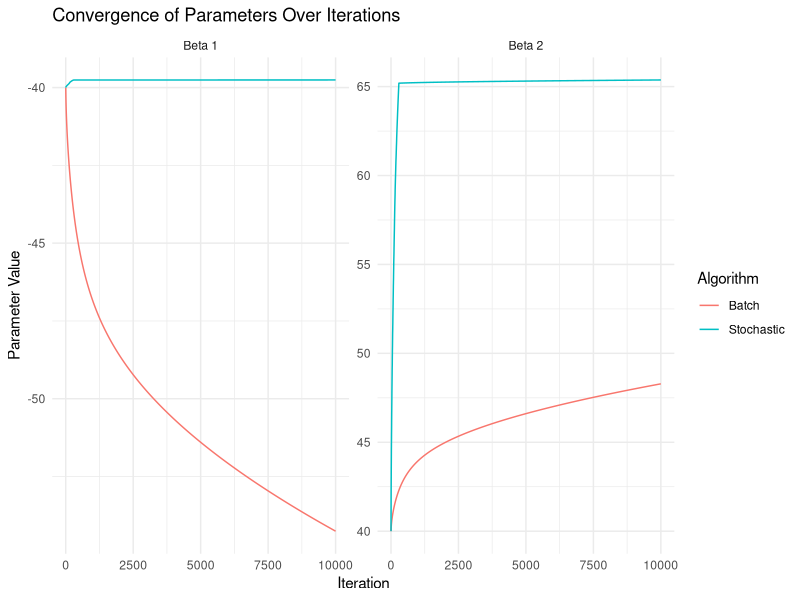

Here is the R script that generated this plot:
## ---- chunk 1
knitr::opts_chunk$set(echo = TRUE)
## ---- chunk 2
x <- c(1.6907, 1.7242, 1.7552, 1.7842, 1.8113, 1.8369, 1.8610, 1.8839)
n1 <- c(6,13,18,28,52,53,61,60)
n0 <- c(59,60,62,56,63,59,62,60) - n1
## ---- chunk 3


## ---- chunk 4


## ---- chunk 5

## ---- chunk 6

## ---- chunk 7
library(ggplot2)
library(tidyr)
library(dplyr)

##data

x <- c(1.6907, 1.7242, 1.7552, 1.7842, 1.8113, 1.8369, 1.8610, 1.8839)
x_scaled <- (x-mean(x))/sd(x)
n1 <- c(6 ,13,18,28,52,53,61,60)
n0 <- c(59,60,62,56,63,59,62,60) - n1

## general

logistic <- function(z) {
  return(ifelse(z >= 0, 
                1 / (1 + exp(-z)), 
                exp(z) / (1 + exp(z))))
}

prob <- function(beta) {
  z <- beta[1] + beta[2]*x_scaled
  return(logistic(z))
}


log_lik <- function(beta) {
  p <- prob(beta)
  return(sum(n1*log(p+eps)+ n0*log(1-p+eps)))
}

## Score

U <- function(beta) {
  U <- matrix(nrow=2, ncol=1)
  p <- prob(beta)
  U[1] <- sum(n1*(1-p)-n0*p)
  U[2] <- sum(x*(n1*(1-p)-n0*p))
  return(U)
}


stoch_U <- function(beta, index) {
  G <- matrix(nrow=2, ncol=1)
  p <- prob(beta)
  w1 <- n1*(1-p)-n0*p
  w2 <- x*(n1*(1-p)-n0*p)
  G[1] <- sum(w1[index])
  G[2] <- sum(w2[index])
  return(G)
}

##Fisher Information

stoch_I <- function(beta, index) {
  com <- matrix(ncol=2, nrow=2)
  p <- prob(beta)
  v1 <- x^2*(n1*(1-p)/(p+eps) - (n0*p)/(1-p+eps))
  v2 <- -x*n1*(1-p)/(p+eps) - n0*p/(1-p+eps)
  v3 <- v2
  v4 <- n1*(1-p)/(p+eps) - n0*p/(1-p+eps)
  com[1,1] <- sum(v1[index])
  com[1,2] <- sum(v2[index])
  com[2,1] <- com[1,2]
  com[2,2] <- sum(v3[index])
  det <- com[1,1]*com[2,2] - com[1,2]^2
  if (abs(det) < 1e-6) {
    warning("Déterminant trop petit, inversion instable")
    det <- diag(2)*1e6
  }
  return(com/(det+eps))
}

I <- function(beta) {
  com <- matrix(ncol=2, nrow=2)
  p <- prob(beta)
  com[1,1] <- sum(x^2*(n1*(1-p)/(p+eps) - (n0*p)/(1-p+eps)))
  com[1,2] <- -sum(x*(n1*(1-p)/(p+eps) - n0*p/(1-p+eps)))
  com[2,1] <- com[1,2]
  com[2,2] <- sum(n1*(1-p)/(p+eps) - n0*p/(1-p+eps))
  det <- (com[1,1]*com[2,2] - com[1,2]^2)
  if (abs(det) < 1e-6) {
    warning("Déterminant trop petit, inversion instable")
    det <- diag(2)*1e6
  }
  return(com/(det+eps))
}

## EMV Algo

EMV_algo <- function(beta, n) {
  ll_old <- log_lik(beta)
  step <- 1
  if (n > 20000) {
    param <- sqrt(lambda/n)
  } else {
    param <- lambda/sqrt(n)
  }
  for (i in 1:10) {
    beta_check <- beta + param*step*(I(beta)%*%U(beta))
    ll_new <- log_lik(beta_check)
    if (all(is.finite(beta_check)) && ll_new >= ll_old) {
      break
    }
    step <- step / 2
  }
  beta_star <- beta_check
  return(beta_star)
}

EMV_algo_stoch <- function(beta, n, index) {
  ll_old <- log_lik(beta)
  step <- 1
  if (n > 20000) {
    param <- sqrt(lambda/n)
  } else {
    param <- lambda/sqrt(n)
  }
  for (i in 1:10) {
    beta_check <- beta + param*step*(stoch_I(beta, index)%*%stoch_U(beta, index))
    ll_new <- log_lik(beta_check)
    if (all(is.finite(beta_check)) && ll_new >= ll_old) {
      break
    }
    step <- step / 2
  }
  beta_star <- beta_check
  return(beta_star)
}

##EMV call

resu_EMV_Batch <- function(beta_H1, beta_H2) {
  for (j in 2:N) {
  resu <- EMV_algo(c(beta_H1[j-1],beta_H2[j-1]),j)
  beta_H1[j] <- resu[1]
  beta_H2[j] <- resu[2]
  
  if (sqrt(sum((resu - c(beta_H1[j-1],beta_H2[j-1]))^2))< nu) {
    message("Convergence atteinte à l'itération ", j)
    break
  }
  }
  return(c(beta_H1, beta_H2))
}

resu_EMV_SG <- function(beta_H1S, beta_H2S) {
  for (j in 2:N) {
  index <- sample(length(x), floor(3*length(x)/4))
  resuS <- EMV_algo_stoch(c(beta_H1S[j-1],beta_H2S[j-1]), j, index)
  beta_H1S[j] <- resuS[1]
  beta_H2S[j] <- resuS[2]
  if (sqrt(sum((resuS - c(beta_H1S[j-1],beta_H2S[j-1]))^2))< nu) {
    message("Convergence atteinte à l'itération ", j)
    break
    }
  }
 return(c(beta_H1S, beta_H2S)) 
}

####EMV calling

##params
eps <- 1e-8
lambda <- 1e8
nu <- 1e-6
N <- 10000
beta_1_init <- -40
beta_2_init <- 40

beta_H1S <- rep(NA, N)
beta_H1S[1] <- beta_1_init
beta_H2S <- rep(NA, N)
beta_H2S[1] <- beta_2_init

beta_H1 <- rep(NA, N)
beta_H1[1] <- beta_1_init
beta_H2 <- rep(NA, N)
beta_H2[1] <- beta_2_init

EMV_output <- resu_EMV_Batch(beta_H1, beta_H2)
beta_H1 <- EMV_output[1:N]
beta_H2 <- EMV_output[(N+1):(2*N)]
EMV_output_sg <- resu_EMV_SG(beta_H1S, beta_H2S)
beta_H1S <- EMV_output_sg[1:N]
beta_H2S <- EMV_output_sg[(N+1):(2*N)]

###Plot

df <- data.frame(
  iter = 1:N,
  beta_H1 = beta_H1,
  beta_H2 = beta_H2,
  beta_H1S = beta_H1S,
  beta_H2S = beta_H2S
)

df_long <- df %>%
  pivot_longer(cols = -iter, names_to = c("param", "method"), 
               names_pattern = "(beta_H1|beta_H2)(S?)",
               values_to = "value") %>%
  mutate(
    param = recode(param, beta_H1 = "Beta 1", beta_H2 = "Beta 2"),
    method = ifelse(method == "S", "Stochastic", "Batch")
  )

ggplot(df_long, aes(x = iter, y = value, color = method)) +
  geom_line() +
  facet_wrap(~param, scales = "free_y") +
  theme_minimal() +
  labs(
    title = "Convergence of Parameters Over Iterations",
    x = "Iteration",
    y = "Parameter Value",
    color = "Algorithm"
  )

## ---- chunk 8
c(c(beta_H1[N], beta_H2[N]), c(beta_H1S[N], beta_H2S[N]))
## ---- chunk 9

## ---- chunk 10

## ---- chunk 11

## ---- chunk 12

## ---- chunk 13

## ---- chunk 14

## ---- chunk 15

## ---- chunk 16

## ---- chunk 17

## ---- chunk 18

## ---- chunk 19

## ---- chunk 20

## ---- chunk 21

## ---- chunk 22

## ---- chunk 23

## ---- chunk 24

## ---- chunk 25

## ---- chunk 26

## ---- chunk 27

## ---- chunk 28

## ---- chunk 29

## ---- chunk 30
c(c(beta_H1[N], beta_H2[N]), c(beta_H1S[N], beta_H2S[N]))
## ---- chunk 31

## ---- chunk 32

## ---- chunk 33

## ---- chunk 34

## ---- chunk 35

## ---- chunk 36

